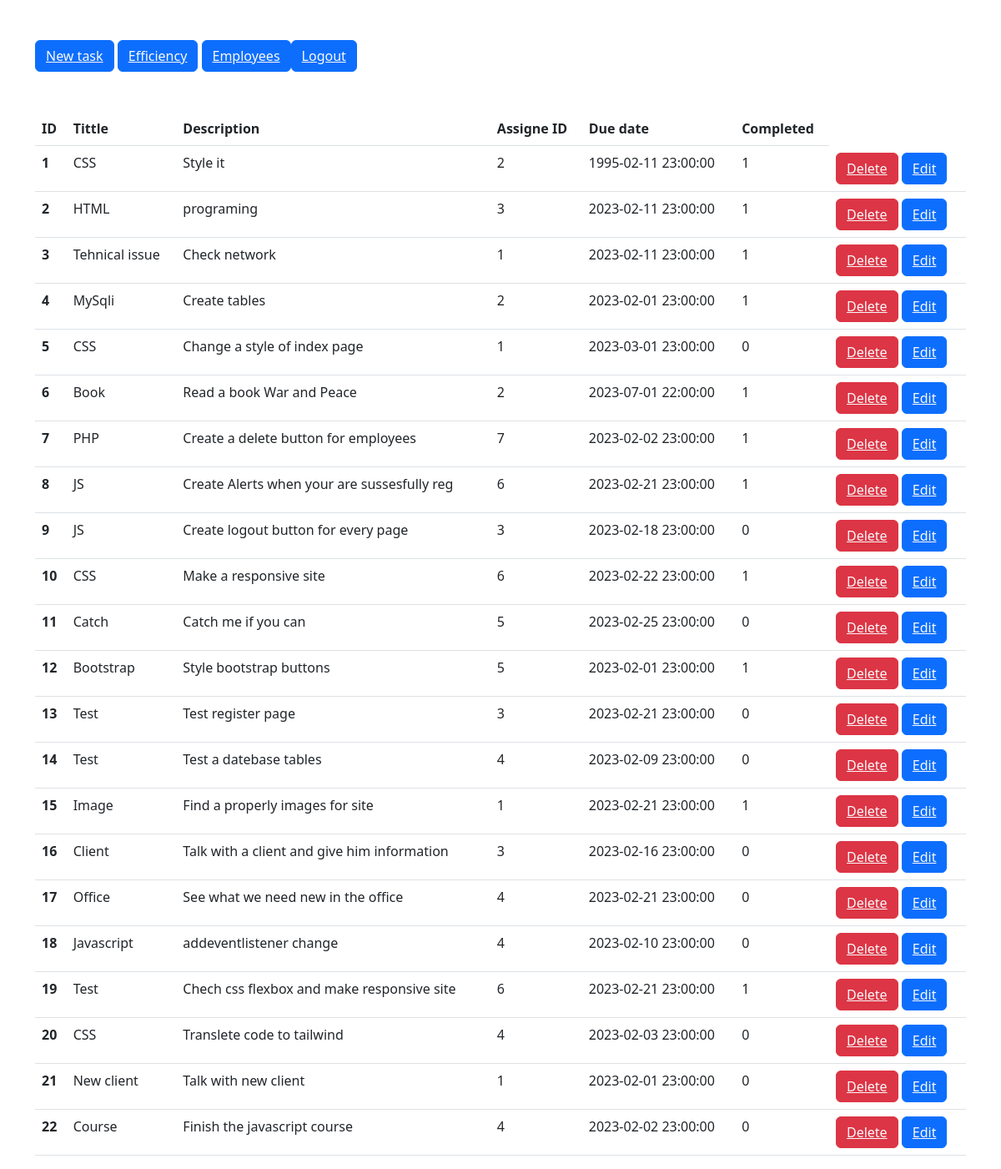
The page /tasks.php on the database its author committed.
### tables this page shows
CREATE TABLE `tasks` (
  `id` int(11) NOT NULL,
  `title` varchar(255) NOT NULL,
  `description` text DEFAULT NULL,
  `assigne` int(11) NOT NULL,
  `created_at` timestamp NOT NULL DEFAULT current_timestamp(),
  `is_completed` tinyint(1) NOT NULL,
  `total_completed_tasks` varchar(255) NOT NULL
);

### tasks.php (the view, shortened to what this page needs)
<?php
    include 'includes/db.php';
?>
<!DOCTYPE html>
<html lang="en">
<head>
    <link href="https://cdn.jsdelivr.net/npm/bootstrap@5.2.3/dist/css/bootstrap.min.css" rel="stylesheet">
</head>
<body>
<div class="container">
    <button class="btn btn-primary my-5"><a href="new_task.php" class="text-light">New task</a></button>
    <button class="btn btn-primary my-5"><a href="efficiency.php" class="text-light">Efficiency</a></button>
    <table class="table">
  <thead>
    <tr>
      <th scope="col">ID</th>
      <th scope="col">Tittle</th>
      <th scope="col">Description</th>
      <th scope="col">Assigne ID</th>
      <th scope="col">Due date</th>
      <th scope="col">Completed</th>
    </tr>
  </thead>
  <tbody>
  <?php
    $sql = "SELECT * FROM `tasks`";
    $result = mysqli_query($conn, $sql);
    if ($result) {
        while($row = mysqli_fetch_assoc($result)) {
            $id = $row['id'];
            $title = $row['title'];
            $desc = $row['description'];
            $assigne = $row['assigne'];
            $created_at = $row['created_at'];
            $completed = $row['is_completed'];
            echo ' <tr>
            <th scope="row">'.$id.'</th>
            <td>'.$title.'</td>
            <td>'.$desc.'</td>
            <td>'.$assigne.'</td>
            <td>'.$created_at.'</td>
            <td>'.$completed.'</td>
            <td>
                <button class="btn btn-danger"><a href="delete_tasks.php?deleteid='.$id.'" class="text-light">Delete</a></button>
                <button class="btn btn-primary"><a href="edit_tasks.php?editid='.$id.'" class="text-light">Edit</a></button>
            </td>
        </tr>';
        }
    }
  ?>
  <button class="btn btn-primary my-5"><a href="employees.php" class="text-light">Employees</a></button>
 <button class="btn btn-primary my-5"><a href="logout.php" class="text-light">Logout</a></button>
  </tbody>
</table>
</div>
</body>
</html>

### rows shown on the page
tasks: id "1", title "CSS", description "Style it", assigne "2", created_at "1995-02-11 23:00:00", is_completed "1"
tasks: id "2", title "HTML", description "programing", assigne "3", created_at "2023-02-11 23:00:00", is_completed "1"
tasks: id "3", title "Tehnical issue", description "Check network", assigne "1", created_at "2023-02-11 23:00:00", is_completed "1"
tasks: id "4", title "MySqli", description "Create tables", assigne "2", created_at "2023-02-01 23:00:00", is_completed "1"
tasks: id "5", title "CSS", description "Change a style of index page", assigne "1", created_at "2023-03-01 23:00:00", is_completed "0"
tasks: id "6", title "Book", description "Read a book War and Peace", assigne "2", created_at "2023-07-01 22:00:00", is_completed "1"
tasks: id "7", title "PHP", description "Create a delete button for employees", assigne "7", created_at "2023-02-02 23:00:00", is_completed "1"
tasks: id "8", title "JS", description "Create Alerts when your are sussesfully reg", assigne "6", created_at "2023-02-21 23:00:00", is_completed "1"
tasks: id "9", title "JS", description "Create logout button for every page", assigne "3", created_at "2023-02-18 23:00:00", is_completed "0"
tasks: id "10", title "CSS", description "Make a responsive site", assigne "6", created_at "2023-02-22 23:00:00", is_completed "1"
tasks: id "11", title "Catch", description "Catch me if you can", assigne "5", created_at "2023-02-25 23:00:00", is_completed "0"
tasks: id "12", title "Bootstrap", description "Style bootstrap buttons", assigne "5", created_at "2023-02-01 23:00:00", is_completed "1"
tasks: id "13", title "Test", description "Test register page", assigne "3", created_at "2023-02-21 23:00:00", is_completed "0"
tasks: id "14", title "Test", description "Test a datebase tables", assigne "4", created_at "2023-02-09 23:00:00", is_completed "0"
tasks: id "15", title "Image", description "Find a properly images for site", assigne "1", created_at "2023-02-21 23:00:00", is_completed "1"
tasks: id "16", title "Client", description "Talk with a client and give him information", assigne "3", created_at "2023-02-16 23:00:00", is_completed "0"
tasks: id "17", title "Office", description "See what we need new in the office", assigne "4", created_at "2023-02-21 23:00:00", is_completed "0"
tasks: id "18", title "Javascript", description "addeventlistener change", assigne "4", created_at "2023-02-10 23:00:00", is_completed "0"
tasks: id "19", title "Test", description "Chech css flexbox and make responsive site", assigne "6", created_at "2023-02-21 23:00:00", is_completed "1"
tasks: id "20", title "CSS", description "Translete code to tailwind", assigne "4", created_at "2023-02-03 23:00:00", is_completed "0"
tasks: id "21", title "New client", description "Talk with new client", assigne "1", created_at "2023-02-01 23:00:00", is_completed "0"
tasks: id "22", title "Course", description "Finish the javascript course", assigne "4", created_at "2023-02-02 23:00:00", is_completed "0"
